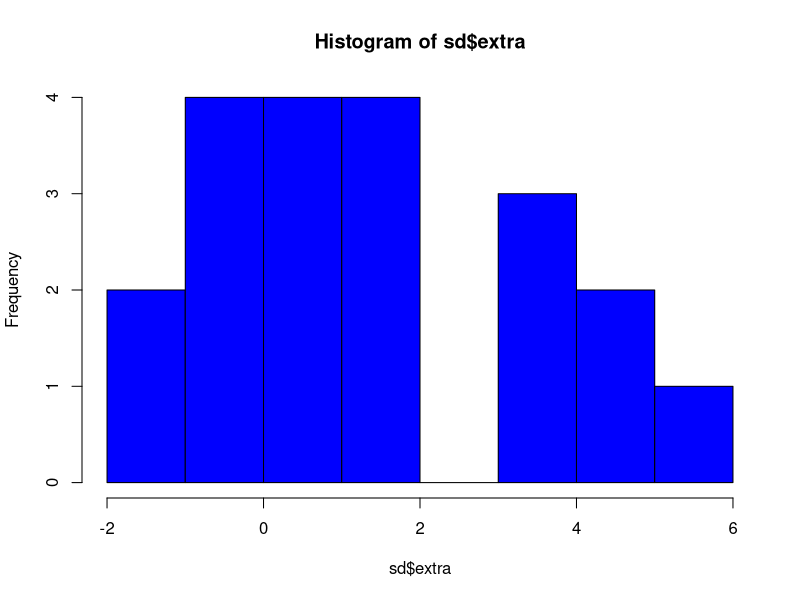
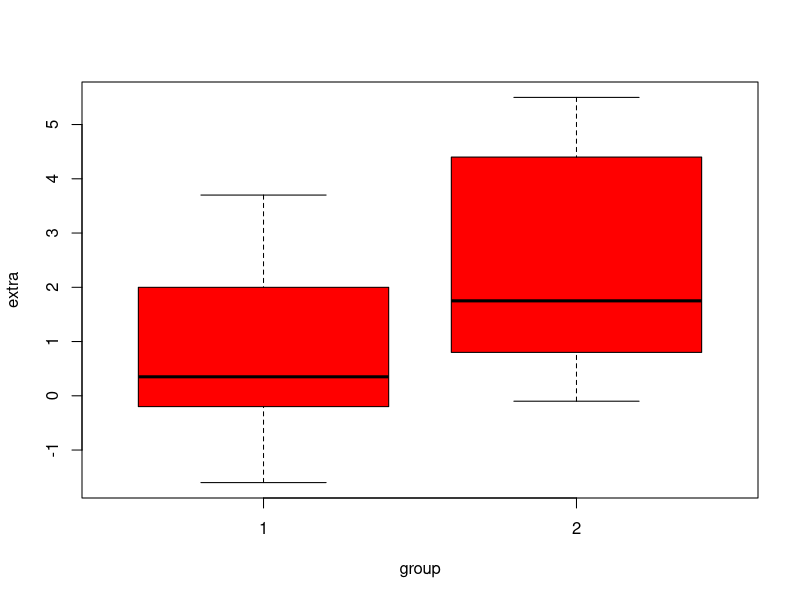

Source code (R) for these figures, in order:
#Lets Compare "means" using t-test
#Its one of the known-common inferential test statistics is two sample t-test
#i.e comparing means of two different groups
#load a dataset called, "sleep"

data(sleep)
dim(sleep)
summary(sleep)
str(sleep)
#Lets ignore ID for a while as it is a unique one.
sleep[1:5,] #selecting 1to 5
sd<-sleep[,1:2]
sd[1:5,] #displays first 5 observations/cases

#Quick graphical plots to check data
hist(sd$extra,col ="blue" )
boxplot(extra ~ group,data=sd,col="red")
#Upon looking at boxplot, it is shown that these two groups(1 &2) statistically significant

#Performing: Independent 2 Group T-test using R functions "t.test"

t.test(extra ~ group, data =sd)
#using our own choices
#lets do one tail t-test
t.test(extra~group,data=sd,alternative="less",conf.level=0.80)



